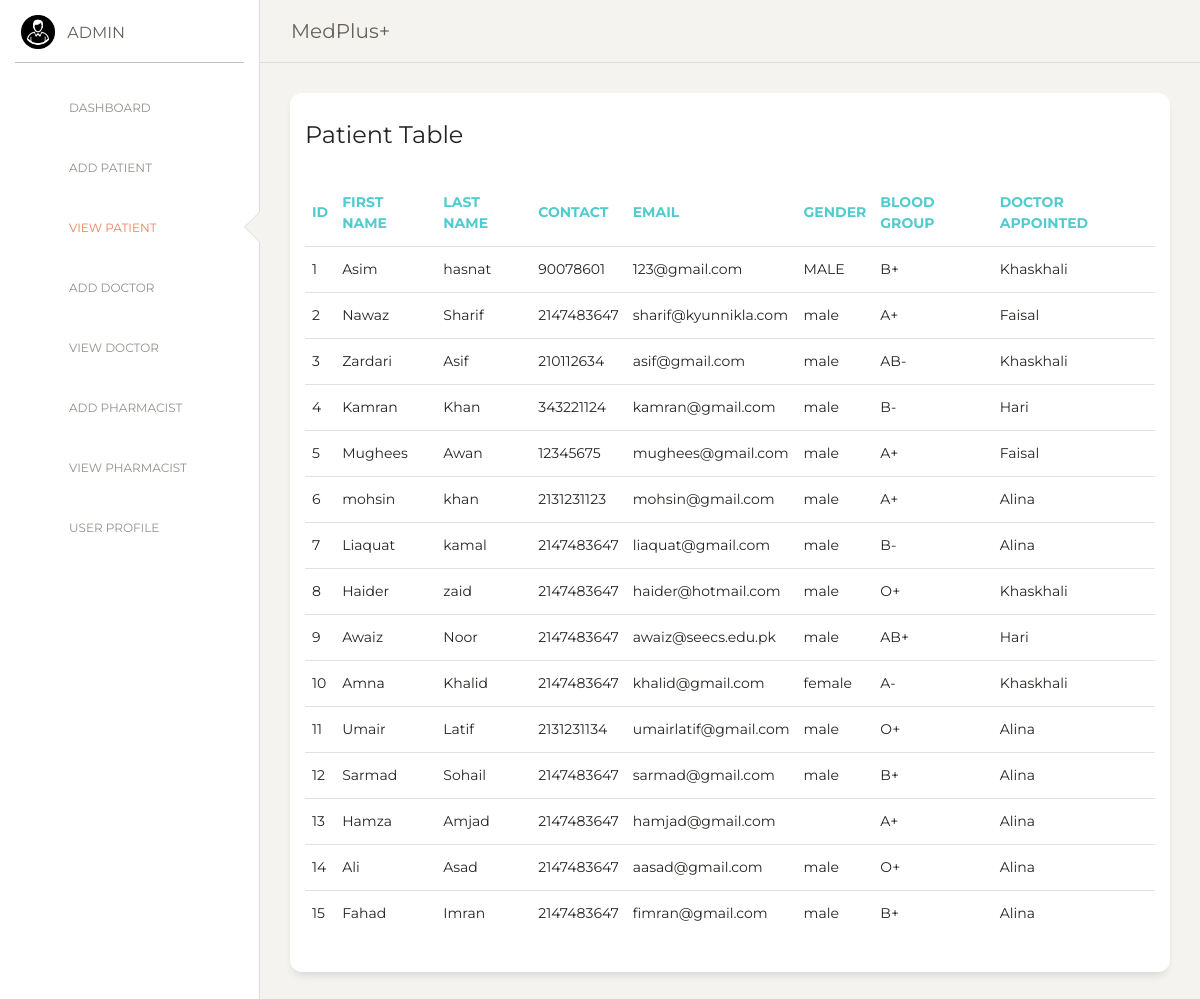
The app's page /pages/administrator/view_patient.php with its own data.
### tables this page shows
CREATE TABLE patient (
  patient_id  int NOT NULL,
  patient_fname varchar(45) DEFAULT NULL,
  patient_lname varchar(45) DEFAULT NULL,
  patient_email varchar(45) DEFAULT NULL,
  patient_contact varchar(45) DEFAULT NULL,
  patient_gender varchar(45) DEFAULT NULL,
  patient_bg varchar(45) DEFAULT NULL,
  doc_id  int DEFAULT NULL
);

CREATE TABLE doctor (
  doc_id  int NOT NULL,
  doc_username varchar(45) NOT NULL,
  doc_password varchar(45) DEFAULT NULL,
  doc_fname varchar(45) DEFAULT NULL,
  doc_lname varchar(45) DEFAULT NULL,
  doc_email varchar(45) DEFAULT NULL,
  doc_contact varchar(45) DEFAULT NULL,
  doc_gender varchar(45) DEFAULT NULL,
  doc_qualification varchar(45) DEFAULT NULL
);

### assets/functions/func.php (the view, shortened to what this page needs)
<?php
$con = mysqli_connect("localhost", "root","","hmsdb");
function get_patient_details(){
	global $con;
	$query = "select patient.*, doc_fname from patient join doctor using (doc_id)";
	$result = mysqli_query($con, $query);
	while ($row=mysqli_fetch_array($result)) {
		$patientid1 =$row['patient_id'];
		$fname =$row['patient_fname'];
		$lname =$row['patient_lname'];
		$email =$row['patient_email'];
		$contact =$row['patient_contact'];
		$gender =$row['patient_gender'];
		$bg =$row['patient_bg'];
		$docapp =$row['doc_fname'];
		echo "<tr>
		<td>$patientid1</td>
		<td>$fname</td>
		<td>$lname</td>
		<td>$contact</td>
		<td>$email</td>
		<td>$gender</td>
		<td>$bg</td>
		<td>$docapp</td>
			</tr>";
	}
}
?>

### pages/administrator/view_patient.php (shortened to what this page needs)
<!DOCTYPE html>
<html lang="en">
<?php include( $_SERVER['DOCUMENT_ROOT']."/assets/functions/func.php"); ?>
<head>
  <link href="https://maxcdn.bootstrapcdn.com/font-awesome/latest/css/font-awesome.min.css" rel="stylesheet">
  <link href="../../assets/css/bootstrap.min.css" rel="stylesheet" />
  <link href="../../assets/css/paper-dashboard.css?v=2.0.0" rel="stylesheet" />
</head>
<body>
  <div class="wrapper">
    <div class="sidebar" data-color="white" data-active-color="danger">
      <div class="logo">
        <a href="./dashboard.php" class="simple-text logo-mini">
          <div class="logo-image-small">
            <img src="../../assets/img/admin_avatar4.png">
          </div>
        </a>
        <a href="./dashboard.php" class="simple-text logo-normal">
          Admin
        </a>
      </div>
      <div class="sidebar-wrapper">
        <ul class="nav">
          <li>
            <a href="./dashboard.php">
              <i class="nc-icon nc-bank"></i>
              <p>Dashboard</p>
            </a>
          </li>
          <li>
            <a href="./add_patient.php">
              <i class="nc-icon nc-ambulance"></i>
              <p>Add Patient</p>
            </a>
          </li>
          <li class="active">
            <a href="./view_patient.php">
              <i class="nc-icon nc-circle-10"></i>
              <p>View Patient</p>
            </a>
          </li>
          <li>
            <a href="./add_doctor.php">
              <i class="nc-icon nc-diamond"></i>
              <p>Add Doctor</p>
            </a>
          </li>
          <li>
            <a href="./view_doctor.php">
              <i class="nc-icon nc-circle-10"></i>
              <p>View Doctor</p>
            </a>
          </li>
          <li>
            <a href="./add_pharmacist.php">
              <i class="nc-icon nc-caps-small"></i>
              <p>Add Pharmacist</p>
            </a>
          </li>
          <li>
            <a href="./view_pharmacist.php">
              <i class="nc-icon nc-circle-10"></i>
              <p>View Pharmacist</p>
            </a>
          </li>
          <li>
            <a href="./user.php">
              <i class="nc-icon nc-single-02"></i>
              <p>User Profile</p>
            </a>
          </li>
         </ul>
      </div>
    </div>
    <div class="main-panel">
      <nav class="navbar navbar-expand-lg navbar-absolute fixed-top navbar-transparent">
        <div class="container-fluid">
          <div class="navbar-wrapper">
            <a class="navbar-brand" href="./dashboard.php">MedPlus+</a>
          </div>
          <div class="collapse navbar-collapse justify-content-end" id="navigation">
            <ul class="navbar-nav">
              <li class="nav-item">
                <a class="nav-link btn-rotate" href="../../index.php">
                  <i class="nc-icon nc-button-power"></i>
                </a>
              </li>
            </ul>
          </div>
        </div>
      </nav>
<div class="content">
        <div class="row">
          <div class="col-md-12">
            <div class="card">
              <div  class="card-header">
                <h4 class="card-title"> Patient Table</h4>
              </div >
              <div class="card-body">
                <div class="table-responsive">
                  <table class="table table-hover">
                    <thead class=" text-primary">
                      <th>ID</th>
                      <th>First Name</th>
                      <th>Last Name</th>
                      <th>Contact</th>
                      <th>Email</th>
                      <th>Gender</th>
                      <th>Blood Group</th>
                      <th>Doctor Appointed</th>
                    </thead>
                    <tbody>
                      <?php get_patient_details();
                      ?>
                    </tbody>
                  </table>
                </div>
              </div>
            </div>
          </div>
        </div>
      </div>
    </div>
  </div>
</body>
</html>

### records on screen
patient: patient_id "1", patient_fname "Asim", patient_lname "hasnat", patient_contact "90078601", patient_email "123@gmail.com", patient_gender "MALE", patient_bg "B+", doc.doc_fname "Khaskhali"
patient: patient_id "2", patient_fname "Nawaz", patient_lname "Sharif", patient_contact "2147483647", patient_email "sharif@kyunnikla.com", patient_gender "male", patient_bg "A+", doc.doc_fname "Faisal"
patient: patient_id "3", patient_fname "Zardari", patient_lname "Asif", patient_contact "210112634", patient_email "asif@gmail.com", patient_gender "male", patient_bg "AB-", doc.doc_fname "Khaskhali"
patient: patient_id "4", patient_fname "Kamran", patient_lname "Khan", patient_contact "343221124", patient_email "kamran@gmail.com", patient_gender "male", patient_bg "B-", doc.doc_fname "Hari"
patient: patient_id "5", patient_fname "Mughees", patient_lname "Awan", patient_contact "12345675", patient_email "mughees@gmail.com", patient_gender "male", patient_bg "A+", doc.doc_fname "Faisal"
patient: patient_id "6", patient_fname "mohsin", patient_lname "khan", patient_contact "2131231123", patient_email "mohsin@gmail.com", patient_gender "male", patient_bg "A+", doc.doc_fname "Alina"
patient: patient_id "7", patient_fname "Liaquat", patient_lname "kamal", patient_contact "2147483647", patient_email "liaquat@gmail.com", patient_gender "male", patient_bg "B-", doc.doc_fname "Alina"
patient: patient_id "8", patient_fname "Haider", patient_lname "zaid", patient_contact "2147483647", patient_email "haider@hotmail.com", patient_gender "male", patient_bg "O+", doc.doc_fname "Khaskhali"
patient: patient_id "9", patient_fname "Awaiz", patient_lname "Noor", patient_contact "2147483647", patient_email "awaiz@seecs.edu.pk", patient_gender "male", patient_bg "AB+", doc.doc_fname "Hari"
patient: patient_id "10", patient_fname "Amna", patient_lname "Khalid", patient_contact "2147483647", patient_email "khalid@gmail.com", patient_gender "female", patient_bg "A-", doc.doc_fname "Khaskhali"
patient: patient_id "11", patient_fname "Umair", patient_lname "Latif", patient_contact "2131231134", patient_email "umairlatif@gmail.com", patient_gender "male", patient_bg "O+", doc.doc_fname "Alina"
patient: patient_id "12", patient_fname "Sarmad", patient_lname "Sohail", patient_contact "2147483647", patient_email "sarmad@gmail.com", patient_gender "male", patient_bg "B+", doc.doc_fname "Alina"
patient: patient_id "13", patient_fname "Hamza", patient_lname "Amjad", patient_contact "2147483647", patient_email "hamjad@gmail.com", patient_bg "A+", doc.doc_fname "Alina"
patient: patient_id "14", patient_fname "Ali", patient_lname "Asad", patient_contact "2147483647", patient_email "aasad@gmail.com", patient_gender "male", patient_bg "O+", doc.doc_fname "Alina"
patient: patient_id "15", patient_fname "Fahad", patient_lname "Imran", patient_contact "2147483647", patient_email "fimran@gmail.com", patient_gender "male", patient_bg "B+", doc.doc_fname "Alina"
